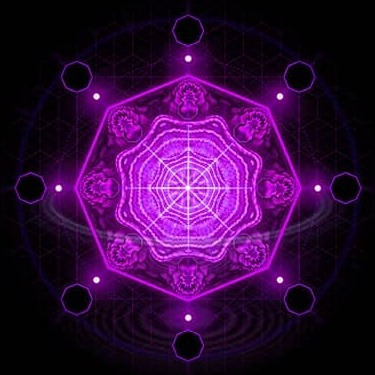
#> input picture BeforeEncryption1.jpg, 375 x 375 px
$ python -i image_encryption_GUI.py   (imports and definitions only)
#> lines starting #> are read from the running program, lines starting #| are printed output that depends on the picture
from tkinter import *
from tkinter import filedialog
from PIL import Image

def encrypt_decrypt(image_path):
#> called with image_path = 'BeforeEncryption1.jpg'
    key = 255  # Key for bitwise XOR operation
    image = Image.open(image_path)
#> image is the input picture: PIL image 375x375 RGB; mean R, G, B 54.7, 10.8, 63.2
    image = image.convert("RGB")

    width, height = image.size
#> width = 375; height = 375
    for i in range(width):
        for j in range(height):
            r, g, b = image.getpixel((i, j))
            image.putpixel((i, j), (r ^ key, g ^ key, b ^ key))
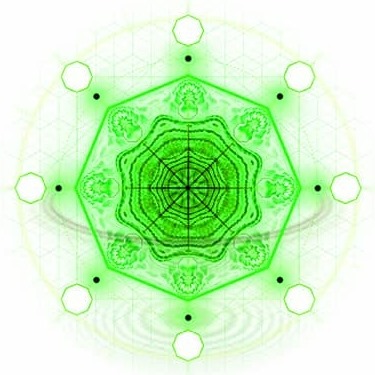
#> image: PIL image 375x375 RGB; mean R, G, B 200.3, 244.2, 191.8

    return image

def open_image():
    image_path = filedialog.askopenfilename()
    if image_path:
        result_image = encrypt_decrypt(image_path)
        result_image.show()

# [3 lines not run here, left out]

>>> result = encrypt_decrypt('BeforeEncryption1.jpg')

$ run again, on BeforeEncryption2.jpg
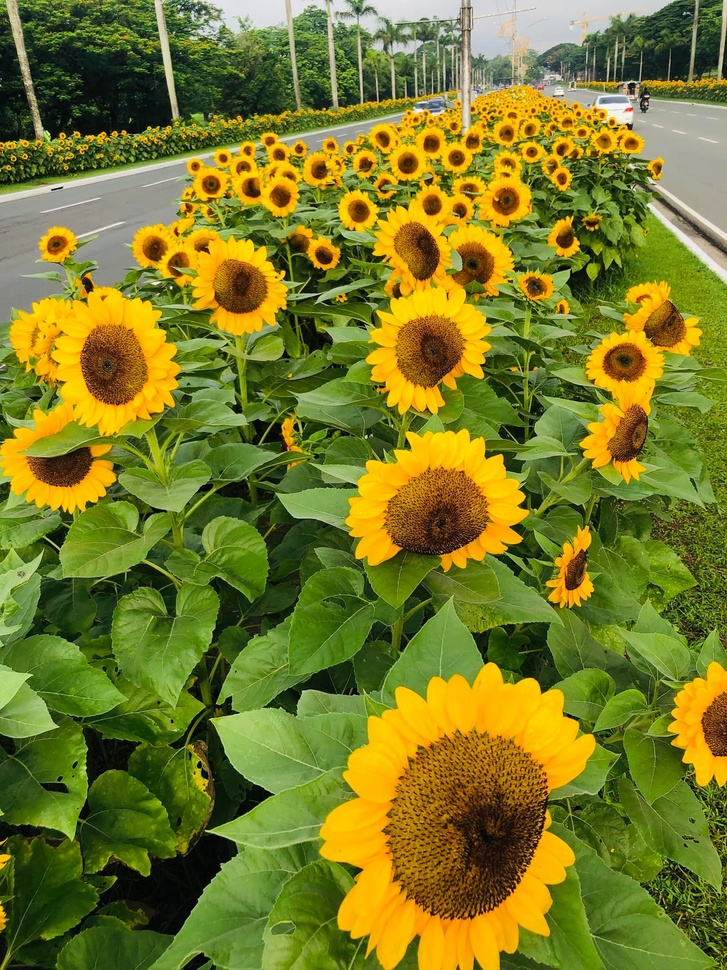
#> input picture BeforeEncryption2.jpg, 727 x 970 px, shrunk from 1536 x 2048 before the run
#> in encrypt_decrypt, image is the input picture: PIL image 727x970 RGB; mean R, G, B 120.9, 122.6, 36.9
#> after the loop in encrypt_decrypt, `for i in range(width):`:
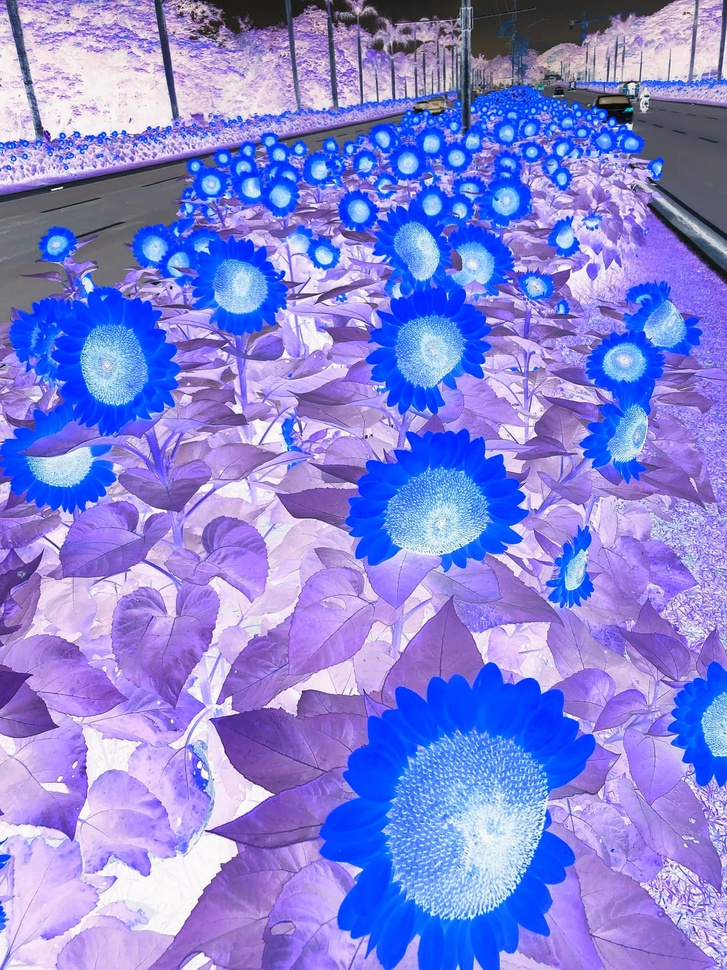
#> image: PIL image 727x970 RGB; mean R, G, B 134.1, 132.4, 218.1
